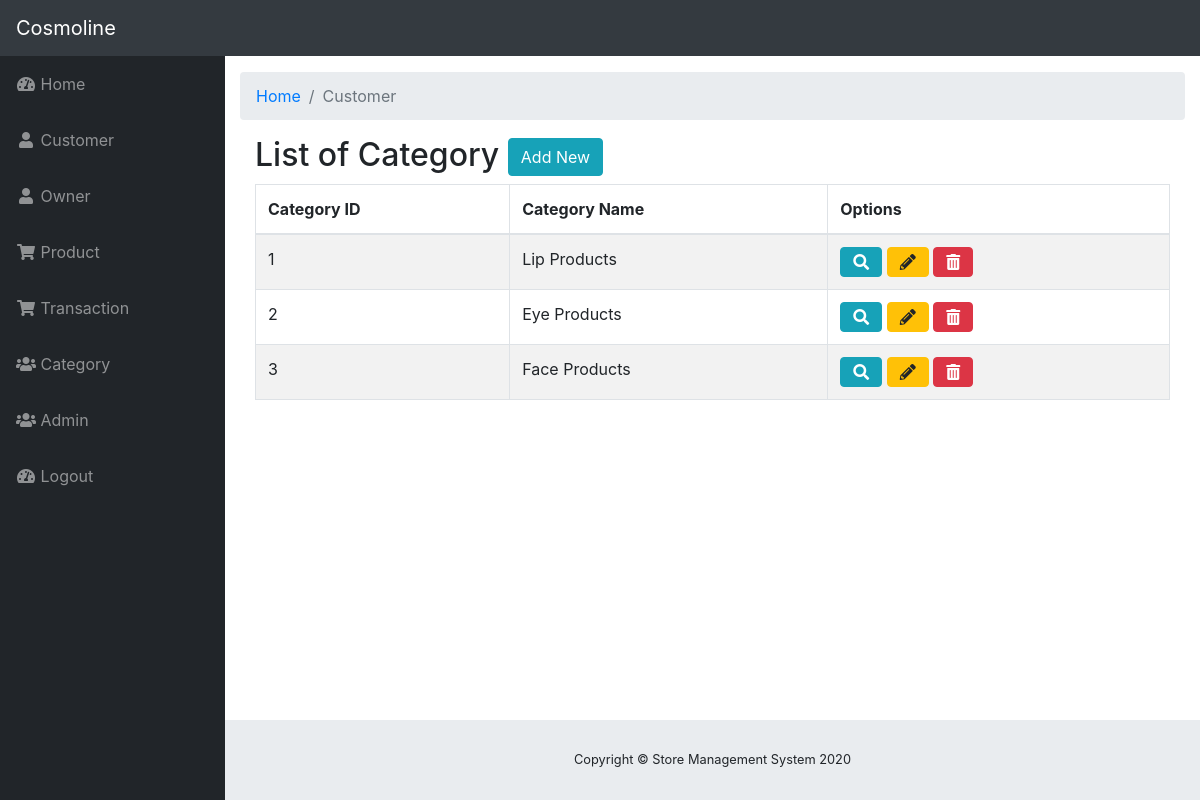
Screenshot of /supplier.php with the database file from the repository.
### tables this page shows
CREATE TABLE `manufacturer` (
  `Manufacturer_ID` int(10) unsigned NOT NULL AUTO_INCREMENT,
  `Manufacturer_Name` varchar(60) NOT NULL,
  PRIMARY KEY (`Manufacturer_ID`)
);

### supplier.php (the view, shortened to what this page needs)
<?php
include('connection.php');
include('topnav.php');
include('sidenav.php');
?>
    <head>
    <link href="vendor/fontawesome-free/css/all.min.css" rel="stylesheet" type="text/css">
    <link href="css/sb-admin.css" rel="stylesheet">
  </head>
    <ol class="breadcrumb">
            <li class="breadcrumb-item">
              <a href="index.php">Home</a>
            </li>
            <li class="breadcrumb-item active">Customer</li>
          </ol>
          <div class="col-lg-12">
                        <h2>List of Category <a href="addsupplier.php" type="button" class="btn btn-xs btn-info">Add New</a></h2>
                        <div class="table-responsive">
                            <table class="table table-bordered table-hover table-striped">
                                <thead>
                                    <tr>
                      					<th>Category ID</th>
                      					<th>Category Name</th>
                                <th>Options</th>
                                  </tr>
                                </thead>
                                <tbody>
                                 <?php
                $query = 'SELECT * FROM manufacturer';
                    $result = mysqli_query($db, $query) or die (mysqli_error($db));
                        while ($row = mysqli_fetch_assoc($result)) {
                            echo '<tr>';
                            echo '<td>'. $row['Manufacturer_ID'].'</td>';
                            echo '<td>'. $row['Manufacturer_Name'].'</td>';
                         echo '<td> <a type="button" class="btn btn-xs btn-info fas fa-search" href="searchfrmsupplier.php?action=edit & id='.$row['Manufacturer_ID'] . '" ></a> ';
                            echo ' <a  type="button" class="btn btn-xs btn-warning fas fa-pencil-alt" href="editsupplier.php?action=edit & id='.$row['Manufacturer_ID'] . '"></a>';
                           echo ' <a  type="button" class="btn btn-xs btn-danger fas fa-trash-alt" href="delsupplier.php?action=delete & id=' . $row['Manufacturer_ID'] . '"></a> </td>';
                            echo '</tr> ';
                }
            ?>
                                </tbody>
                            </table>
                        </div>
                    </div>
<?php include('footer.php'); ?>

### css/sb-admin.css (style rules this page uses)
html { position: relative; min-height: 100%; }
body { height: 100%; }
:root { --input-padding-x: 0.75rem; --input-padding-y: 0.75rem; }

### rows the page displays
manufacturer: Manufacturer_ID "1", Manufacturer_Name "Lip Products"
manufacturer: Manufacturer_ID "2", Manufacturer_Name "Eye Products"
manufacturer: Manufacturer_ID "3", Manufacturer_Name "Face Products"
